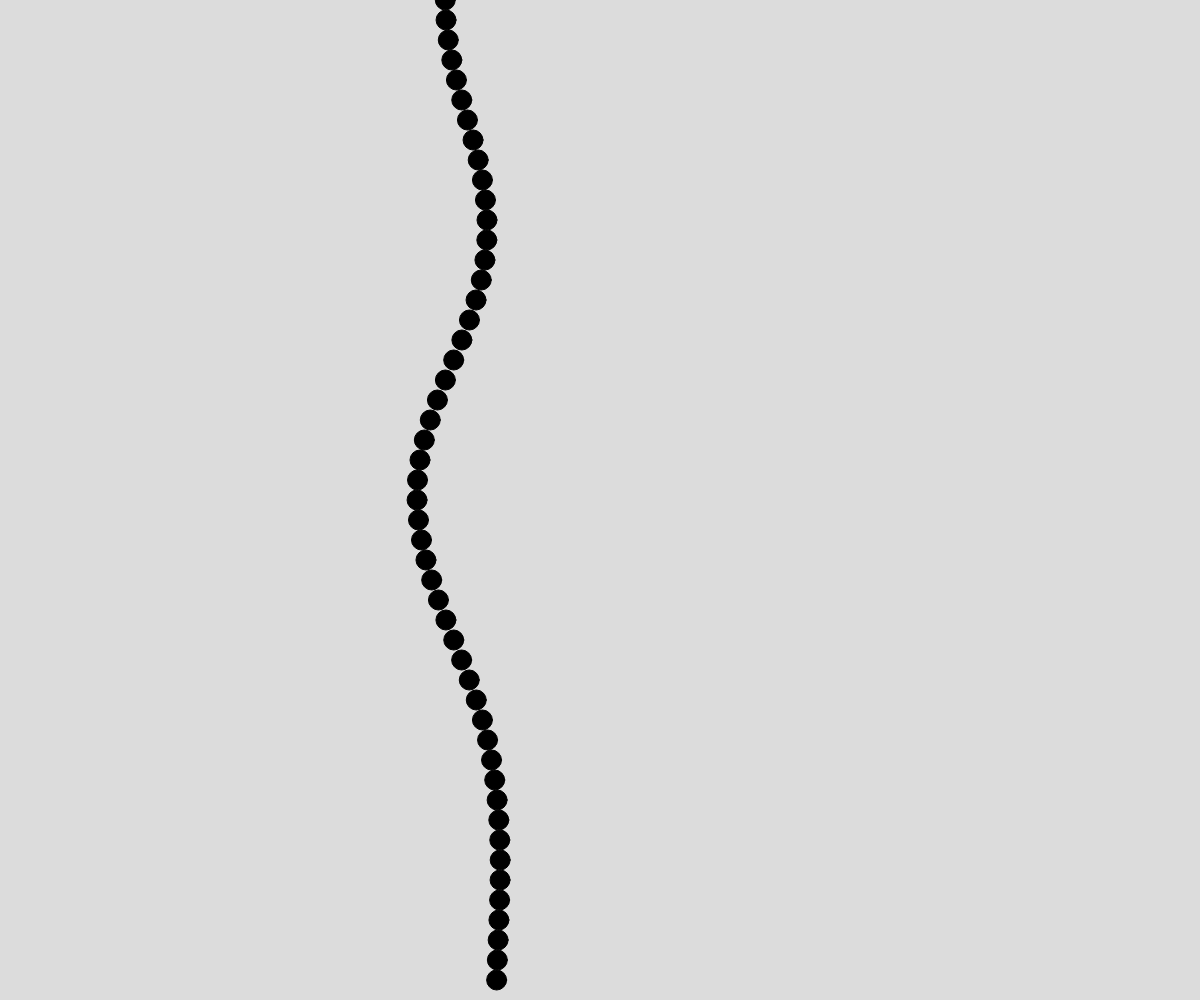
Frame 1 (no input)
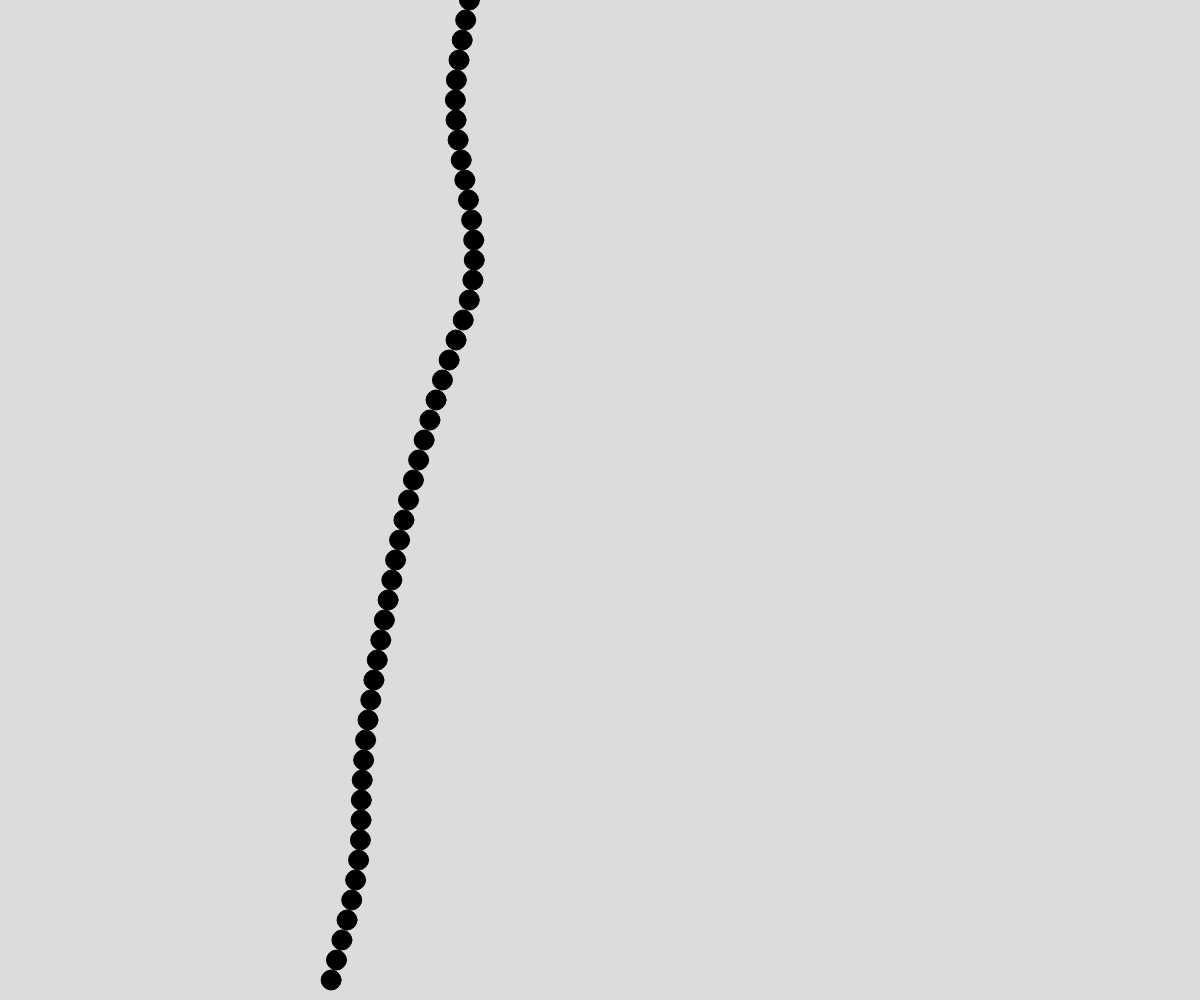
Frame 60 (no input)
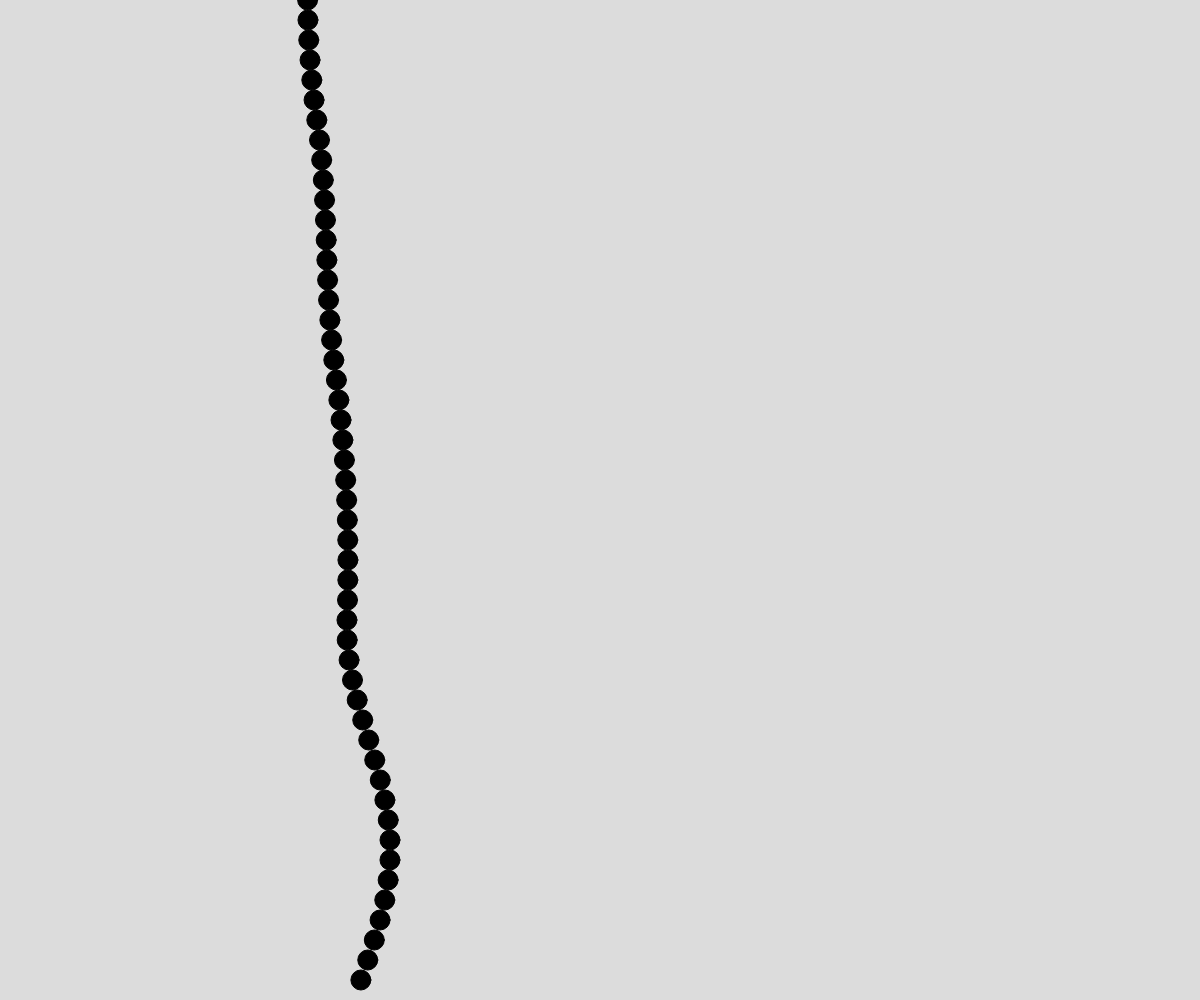
Frame 120 (the mouse pressed at the canvas centre since frame 60)

The p5.js sketch that drew these frames (run headless with seeded random() and noise() and a simulated clock; from frame 60 on, the mouse is pressed at the canvas centre):

// p5.js sketch
// ── sketch.js
// Project Title
// Your Name
// Date
//
// Extra for Experts:
// - describe what you did to take this project "above and beyond"


// Global Variables 
let xTime = 5; let xSpeed = 0.01;
let xStart = xTime;

async function setup() {
  createCanvas(windowWidth, windowHeight);
}

function draw() {
  background(220);
  xTime = xStart;
  xStart += xSpeed;
  fill(0);
  tower();
}

function tower(){
  //create a tower with circles of different
  // y position. X position will be 
  // randomly selected 
  let x = random(0,width);
  for(let y = 0; y < height; y += 20){
    //perlin noise code (3 lines)
    let x = noise(xTime);// 0 - 1
    x = map(x,0,1,0,width);
    xTime += xSpeed;
    circle(x,y,20);
  }
}
